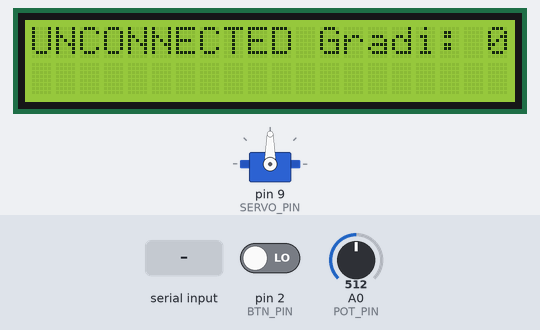
The program below on a simulated Arduino Uno, built with avr-gcc and run on an emulated ATmega328P. On the bench: 20×2 character LCD, servo. The test bench sets the inputs (shaded band); at power-on: A0 (POT_PIN) = 512, pin 2 (BTN_PIN) LOW. What the program prints to the serial monitor is not drawn.

Above: at 1.2 s.
1.3 s: "MANUAL;1\n" received over Serial
At 2.1 s:
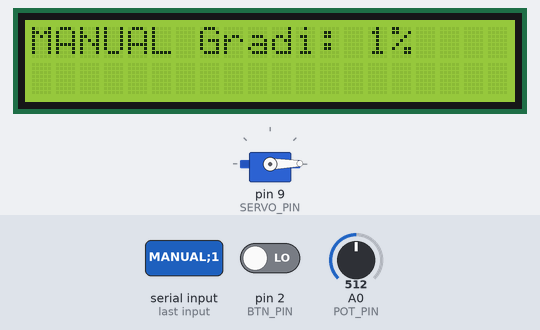
4.1 s: "AUTOMATIC;150\n" received over Serial
At 4.56 s:
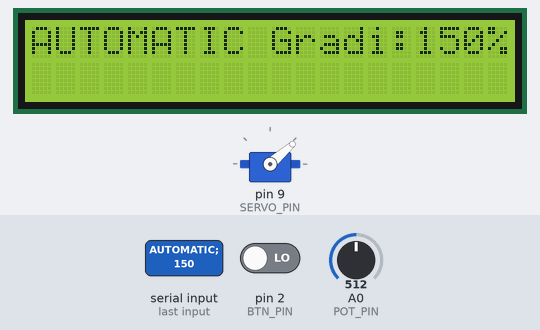
6.2 s: "UNCONNECTED;1\n" received over Serial
At 7.6 s:
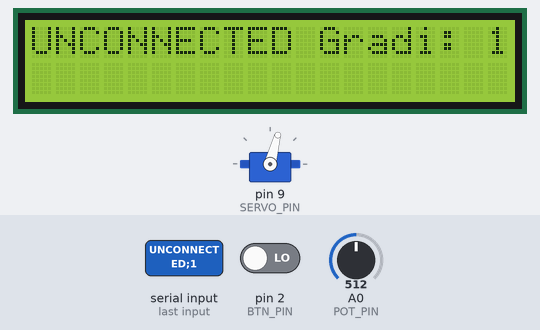
8.0 s: "MANUAL;150\n" received over Serial
At 8.56 s:
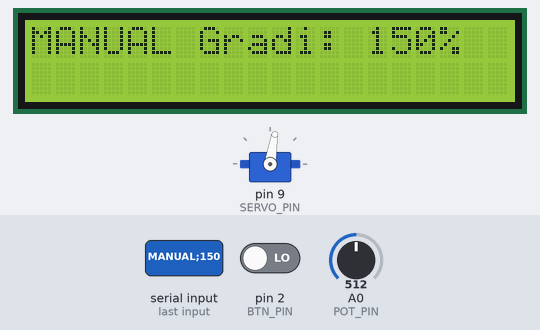
10.2 s: A0 (POT_PIN) set to 306
At 11.31 s:
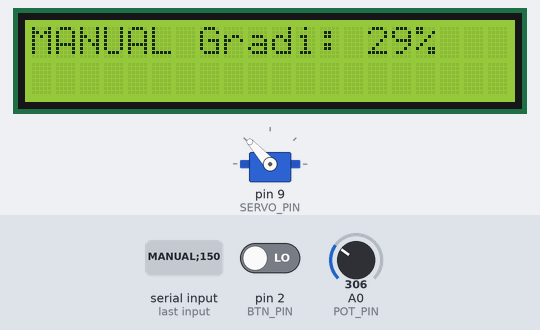
12.1 s: A0 (POT_PIN) set to 900
At 13.31 s:
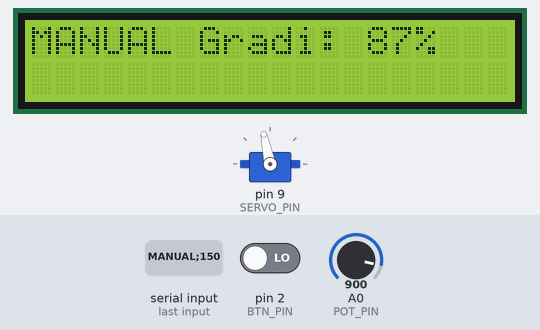
Timing chart, 0 to 16.1 s (numbered marks = the images above; inputs shaded):
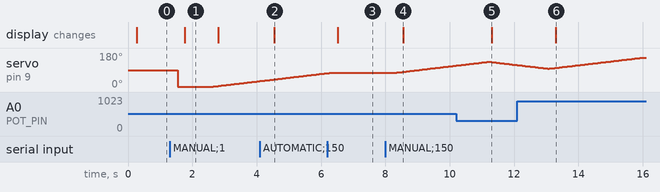

Measured:
- after the input at 1.3 s, the display: changes after 0.47 s (image 1)
- after the input at 4.1 s, the display: changes after 0.45 s (image 2)
- after the input at 6.2 s, servo on pin 9 (SERVO_PIN): goes on until 6.3 s, then stays 75°; the display: changes after 0.32 s (image 3)
- after the input at 8.0 s, servo on pin 9 (SERVO_PIN): moves from 75° to 113° over 1.8 s, starting after 0.30 s; the display: changes after 0.55 s (image 4)
- after the input at 10.2 s, the display: changes after 1.1 s (image 5)
- after the input at 12.1 s, the display: changes after 1.2 s (image 6)
- what the display in image 1 shows lasts 1.0 s, from 1.8 s to 2.8 s

The program:

main.cpp
```cpp
#include <Arduino.h>
#include "kernel/config.h"
#include "kernel/Scheduler.h"

#include "model/HWPlatform.h"
#include "model/Context.h"

#include "task/ChangeModeButtonTask.h"
#include "task/PotentiometerTask.h"
#include "task/LCDTask.h"
#include "task/MsgManagerTask.h"
#include "task/DoorTask.h"

Scheduler sched;
HWPlatform* hWPlatform;
Context context;

int degrees;
// put function declarations here:
int myFunction(int, int);

void setup() {
  // put your setup code here, to run once:
  sched.init(PERIOD);

  hWPlatform = new HWPlatform();
  hWPlatform->init();

  Task* changeModeButtonTask = new ChangeModeButtonTask(context, hWPlatform->getChangeModeButton());
  changeModeButtonTask->init(BUTTON_TASK_PERIOD);

  Task* potentiometerTask = new PotentiometerTask(context, hWPlatform->getPot(), degrees);
  potentiometerTask->init(POTENTIOMETER_TASK_PERIOD);

  Task* lcdTask = new LCDTask(hWPlatform->getLcd(), context, degrees);
  lcdTask->init(LCD_TASK_PERIOD);

  Task* msgManagerTask = new MsgManagerTask(context, degrees);
  msgManagerTask->init(MSG_MANAGER_TASK_PERIOD);

  Task* doorTask = new DoorTask(context, hWPlatform->getServo(), degrees);
  doorTask->init(DOOR_TASK_PERIOD);

  sched.addTask(changeModeButtonTask);
  sched.addTask(potentiometerTask);
  sched.addTask(lcdTask);
  sched.addTask(doorTask);
  sched.addTask(msgManagerTask);
}


void loop() {
  // put your main code here, to run repeatedly:
  sched.schedule();
}

// put function definitions here:
int myFunction(int x, int y) {
  return x + y;
}
```

button.h
```cpp
#ifndef __BUTTON__
#define __BUTTON__
class Button
{
public:
  virtual bool wasPressed() = 0;
  virtual void update() = 0;
  virtual void resetPressed() = 0;
};


#endif
```

buttonImpl.cpp
```cpp
#include "ButtonImpl.h"
#include "Arduino.h"
#include "kernel/config.h"

ButtonImpl::ButtonImpl(int pin)
 : pin(pin), lastPressTimestamp(0), currentState(false), lastState(false), pressed(false)
{
  pinMode(pin, INPUT);
  this->currentState = digitalRead(pin);
  this->lastState = this->currentState;
}

void ButtonImpl::update()
{
  bool reading = digitalRead(this->pin);
  unsigned long currentTime = millis();

  if (reading != this->lastState) {
    if ((currentTime - this->lastPressTimestamp) > DEBOUNCE_DELAY) {
      this->lastPressTimestamp = currentTime;
      if (reading == LOW) { // Using LOW because of pull-up resistor
        this->pressed = true;
      }
    }
  }

  this->lastState = reading;
}

bool ButtonImpl::wasPressed()
{
  if (this->pressed) {
    this->pressed = false;
    return true;
  }
  return false;
}

void ButtonImpl::resetPressed()
{
  this->pressed = false;
}
```

buttonImpl.h
```cpp
#ifndef __BUTTONIMPL__
#define __BUTTONIMPL__

#include "Button.h"

class ButtonImpl : public Button
{

public:
  ButtonImpl(int pin);
  bool wasPressed();
  void update();
  void resetPressed();

private:
  int pin;
  unsigned long lastPressTimestamp;
  bool currentState;
  bool lastState;
  bool pressed;
};


#endif
```

Pot.cpp
```cpp
#include "Pot.h"
#include "Arduino.h"

Potentiometer::Potentiometer(int pin){
    this->pin = pin;
}

void Potentiometer::sync(){
    value = analogRead(pin);
    updateSyncTime(millis());
}

float Potentiometer::getValue(){
    return value / 1023.0;
}

void Potentiometer::updateSyncTime(long time){
	lastTimeSync = time;
}

long Potentiometer::getLastSyncTime(){
	return lastTimeSync;
}
```

Pot.h
```cpp
#ifndef __POT__
#define __POT__

class Potentiometer {

public:
    Potentiometer(int pin);

    float getValue();

    virtual void sync();
    long getLastSyncTime();

protected:
    void updateSyncTime(long time);

private:
    long lastTimeSync;
    int pin;
    float value;
};

#endif
```

servoMotor.h
```cpp
#ifndef __SERVO_MOTOR__
#define __SERVO_MOTOR__

class ServoMotor{

public:
    virtual void on() = 0;
    virtual bool isOn() = 0;
    virtual void setPosition(int angle) = 0;
    virtual void off() = 0;
};

#endif
```

servoMotorImpl.cpp
```cpp
#include "ServoMotorImpl.h"
#include "Arduino.h"

ServoMotorImpl::ServoMotorImpl(int pin){
    this->pin = pin;
    _on = false;
}

void ServoMotorImpl::on(){
    _on = true;
    motor.attach(pin);
}

bool ServoMotorImpl::isOn(){
    return _on;
}

void ServoMotorImpl::setPosition(int angle){
    if(angle > 180) {
        angle = 180;
    } else if (angle < 0) {
        angle = 0;
    }

    float coeff = (2400.0-544.0)/180;
    motor.write(544 + angle*coeff);
}

void ServoMotorImpl::off(){
    _on = false;
    motor.detach();
}
```

servoMotorImpl.h
```cpp
#ifndef __SERVO_MOTOR_IMPL__
#define __SERVO_MOTOR_IMPL__

#include "ServoMotor.h"
#include <arduino.h>
#include "ServoTimer2.h"

class ServoMotorImpl: public ServoMotor {

public:
  ServoMotorImpl(int pin);

  void on();
  bool isOn();
  void setPosition(int angle);
  void off();

private:
  int pin;
  bool _on;
  ServoTimer2 motor;
};

#endif
```

msgService.cpp
```cpp
#include "Arduino.h"
#include "config.h"
#include "MsgService.h"

void serialEvent();

String content;
MsgServiceClass MsgService;

bool MsgServiceClass::isMsgAvailable(){
    serialEvent();
    return msgAvailable;
}

Msg* MsgServiceClass::receiveMsg(){
    msgAvailable = false;
    return currentMsg;
}

void MsgServiceClass::init(){
    Serial.begin(115200);
    content.reserve(256);
    currentMsg = new Msg("");
    resetMsg();
}

void MsgServiceClass::resetMsg(){
    msgAvailable = false;
}

void MsgServiceClass::sendMsg(const String& msg){
    Serial.println(msg);
}

void serialEvent() {
    while (Serial.available()) {
        char ch = (char) Serial.read();
        if (ch == '\n'){
            MsgService.currentMsg = new Msg(content); // Usa l'oggetto esistente
            MsgService.msgAvailable = true;
            content = ""; // SVUOTA SUBITO IL BUFFER PER IL PROSSIMO MESSAGGIO
        } else if (ch != '\r'){ // Ignora il ritorno a capo di Windows
            content += ch;
        }
    }
}

bool MsgServiceClass::isMsgAvailable(Pattern& pattern){
    return (msgAvailable && pattern.match(*currentMsg));
}

Msg* MsgServiceClass::receiveMsg(Pattern& pattern){
    if (msgAvailable && pattern.match(*currentMsg)){
        Msg* msg = currentMsg;
        resetMsg();
        return msg;
    } else {
        return NULL;
    }
}
```

msgService.h
```cpp
#ifndef __MSGSERVICE__
#define __MSGSERVICE__

#include "Arduino.h"

class Msg {
    String content;

public:
    Msg(String content){
        this->content = content;
    }

    String getContent(){
        return content;
    }

    void setContent(String content){
        this->content = content;
    }
};

class Pattern {
public:
    virtual boolean match(const Msg& m) = 0;
};

class MsgServiceClass {

public:
    Msg* currentMsg;
    bool msgAvailable;

    void init();

    void resetMsg();

    bool isMsgAvailable();
    Msg* receiveMsg();

    bool isMsgAvailable(Pattern& pattern);

    /* note: message deallocation is responsibility of the client */
    Msg* receiveMsg(Pattern& pattern);

    void sendMsg(const String& msg);
};

extern MsgServiceClass MsgService;

#endif
```

scheduler.cpp
```cpp
#include "Scheduler.h"
#include <TimerOne.h>

volatile bool timerFlag;

void timerHandler(void){
  timerFlag = true;
}

void Scheduler::init(int basePeriod){
  this->basePeriod = basePeriod;
  timerFlag = false;
  long period = 1000l*basePeriod;
  Timer1.initialize(period);
  Timer1.attachInterrupt(timerHandler);
  nTasks = 0;
}

bool Scheduler::addTask(Task* task){
  if (nTasks < MAX_TASKS-1){
    taskList[nTasks] = task;
    nTasks++;
    return true;
  } else {
    return false;
  }
}

void Scheduler::schedule(){
  while (!timerFlag){}
  timerFlag = false;

  for (int i = 0; i < nTasks; i++){
    if (taskList[i]->updateAndCheckTime(basePeriod)){ //è il momento giusto per farla
      taskList[i]->tick();
    }

  }
}
```

scheduler.h
```cpp
#ifndef __SCHEDULER__
#define __SCHEDULER__

#include "Task.h"

#define MAX_TASKS 50

class Scheduler {

  int basePeriod;
  int nTasks;
  Task* taskList[MAX_TASKS];

public:
  void init(int basePeriod);
  virtual bool addTask(Task* task);
  virtual void schedule();
};

#endif
```

task.h
```cpp
#ifndef __TASK__
#define __TASK__

class Task {

public:
  Task(){
    active = false;
  }

  /* periodic */
  virtual void init(int period){
    myPeriod = period;
    periodic = true;
    active = true;
    timeElapsed = 0;
  }

  /* aperiodic */
  virtual void init(){
    timeElapsed = 0;
    periodic = false;
    active = true;
    completed = false;
  }

  virtual void tick() = 0;

  bool updateAndCheckTime(int basePeriod){
    timeElapsed += basePeriod;
    if (timeElapsed >= myPeriod){
      timeElapsed = 0;
      return true;
    } else {
      return false;
    }
  }

  void setCompleted(){
    completed = true;
    active = false;
  }

  bool isCompleted(){
    return completed;
  }

  bool isPeriodic(){
    return periodic;
  }

  bool isActive(){
    return active;
  }

  int getPeriod(){
    return myPeriod;
  }

  virtual void setActive(bool active){
    timeElapsed = 0;
    this->active = active;
  }

private:

  int myPeriod;
  int timeElapsed;
  bool active;
  bool periodic;
  bool completed;

};

#endif
```

HWPlatform.cpp
```cpp
#include <Arduino.h>
#include "HWPlatform.h"
#include "devices/button/ButtonImpl.h"
#include "devices/servoMotor/ServoMotorImpl.h"

void wakeUp(){}

HWPlatform::HWPlatform(){
  changeModeButton = new ButtonImpl(BTN_PIN);
  pot = new Potentiometer(POT_PIN);
  servo = new ServoMotorImpl(SERVO_PIN);

  lcd = new LiquidCrystal_I2C(LCD_ADRR, LCD_COLS, LCD_ROWS);
  lcd->init();
  lcd->backlight();
}

void HWPlatform::init(){}

Button* HWPlatform::getChangeModeButton(){
  return changeModeButton;
}

Potentiometer* HWPlatform::getPot(){
  return pot;
}

ServoMotor* HWPlatform::getServo(){
  return servo;
}

LiquidCrystal_I2C* HWPlatform::getLcd(){
  return lcd;
}
```

HWPlatform.h
```cpp
#ifndef __HW_PLATFORM__
#define __HW_PLATFORM__

#include "LiquidCrystal_I2C.h"
#include "kernel/config.h"
#include "devices/button/Button.h"
#include "devices/servoMotor/ServoMotor.h"
#include "devices/potentiometer/Pot.h"

class HWPlatform {

public:
  HWPlatform();
  void init();

  Button* getChangeModeButton();
  Potentiometer* getPot();
  ServoMotor* getServo();
  LiquidCrystal_I2C* getLcd();


private:
  Button* changeModeButton;
  Potentiometer* pot;
  ServoMotor* servo;
  LiquidCrystal_I2C* lcd;
};

#endif
```

context.cpp
```cpp
#include "Context.h"
#include "kernel/config.h"

Context::Context(){
    this->state = State::UNCONNECTED;
}

void Context::setState(State s){
    state = s;
}

State Context::getState(){
    return state;
}

void Context::reset(){
    state = State::AUTOMATIC;
}
```

context.h
```cpp
#ifndef __CONTEXT__
#define __CONTEXT__

#include "kernel/config.h"

class Context {

public:
    Context();

    void setState(State state);
    State getState();
    void reset();

private:
    State state;
};

#endif
```

ChangeModeButtonTask.cpp
```cpp
#include "task/ChangeModeButtonTask.h"


ChangeModeButtonTask::ChangeModeButtonTask(Context& context, Button* button):
    context(context), button(button){

}

void ChangeModeButtonTask::tick() {
    button->update();
    if(button->wasPressed()){
        if(context.getState() == State::AUTOMATIC){
            context.setState(State::MANUAL);
        } else if(context.getState() == State::MANUAL){
            context.setState(State::AUTOMATIC);
        }
    }
}
```

ChangeModeButtonTask.h
```cpp
#ifndef __BUTTON_TASK__
#define __BUTTON_TASK__

#include "kernel/Task.h"
#include "devices/button/ButtonImpl.h"
#include "model/Context.h"

class ChangeModeButtonTask: public Task {
    public:
        ChangeModeButtonTask(Context& context, Button* button);
        void tick();

    private:
        Context& context;
        Button* button;
};

#endif
```

DoorTask.cpp
```cpp
#include "task/DoorTask.h"

DoorTask::DoorTask(Context& context, ServoMotor* motor, int& gradi):
context(context), motor(motor), gradi(gradi){
    currentAngle = 0;
}

void DoorTask::init(int period) {
    Task::init(period);
    motor->on();
}

void DoorTask::tick(){
    State s = context.getState();
    int target;

    if (s == State::UNCONNECTED) {
        motor->off();
        return;
    }

    if (!motor->isOn()) {
        motor->on();
    }

    if (s == State::MANUAL || s == State::AUTOMATIC) {
        target = (int)(180 * ((float)gradi / 100));
    } else {
        target = 0;
    }

    if (currentAngle < target) currentAngle++;
    else if (currentAngle > target) currentAngle--;

    motor->setPosition(currentAngle);

}
```

DoorTask.h
```cpp
#ifndef __DOOR_TASK__
#define __DOOR_TASK__

#include "kernel/Task.h"
#include "model/Context.h"
#include "devices/servoMotor/ServoMotor.h"

class DoorTask : public Task{
public:
    DoorTask(Context& context, ServoMotor* motor, int& gradi);
    void init(int period);
    void tick() override;

private:
    Context& context;
    ServoMotor* motor;
    int& gradi;

    int currentAngle;
};

#endif
```

MsgManagerTask.cpp
```cpp
#include "task/MsgManagerTask.h"
#include "kernel/config.h"

MsgManagerTask::MsgManagerTask(Context& context, int& gradi):
    context(context), gradi(gradi){
    lastState = State::UNCONNECTED;
    lastDegrees = 0;
}

void MsgManagerTask::init(int period){
    Task::init(period);
    MsgService.init();
}

void MsgManagerTask::tick(){
    send();
    receive();
}

void MsgManagerTask::receive(){
    if(MsgService.isMsgAvailable()){
        Msg* m = MsgService.receiveMsg();
        if (m == NULL) return;

        String msg = m->getContent();

        if(msg.length() > 0){
            int sep = msg.indexOf(';');

            if (sep == -1) {
                Serial.println("Messaggio non valido: " + msg);
                return;
            }

            String stateToken = msg.substring(0, sep);
            String degreesToken = msg.substring(sep + 1);

            State newState = transformMsgToState(stateToken);
            context.setState(newState);

            int val = degreesToken.toInt();
            if (val >= 0){
                gradi = val;
            }
        }

        delete m;
    }
}

void MsgManagerTask::send() {
    String msg = "";
    bool stateChanged = (lastState != context.getState());
    bool degreesChanged = (lastDegrees != gradi);

    if (stateChanged || degreesChanged) {

        // Stato sempre presente
        msg += transformStateToSring(context.getState()) + ";" + String(gradi);

        // Aggiorno i valori "last"
        lastState = context.getState();
        lastDegrees = gradi;
    }

    if (msg.length() > 0) {
        MsgService.sendMsg(msg);
    }
}

State MsgManagerTask::transformMsgToState(String msg){
    if (msg.equals("MANUAL")) {
        return State::MANUAL;
    } else if (msg.equals("AUTOMATIC")) {
        return State::AUTOMATIC;
    } else if (msg.equals("UNCONNECTED")) {
        return State::UNCONNECTED;
    }
    return State::UNCONNECTED; //msg not valid
}

String MsgManagerTask::transformStateToSring(State state){
    switch (state)
    {
        case State::MANUAL:
            return "MANUAL";
            break;

        case State::AUTOMATIC:
            return "AUTOMATIC";
            break;

        case State::UNCONNECTED:
            return "UNCONNECTED";
            break;
    }

    return "UNCONNECTED";
}
```

MsgManagerTask.h
```cpp
#ifndef __MESSAGE_TASK__
#define __MESSAGE_TASK__

#include "kernel\Task.h"
#include "kernel\MsgService.h"
#include "model\Context.h"


class MsgManagerTask: public Task{

public:
    MsgManagerTask(Context& context, int& gradi);
    void init(int period) override;
    void tick();

private:
    void receive();
    void send();
    State transformMsgToState(String msg);
    String transformStateToSring(State state);
    Context& context;
    int& gradi;
    int lastDegrees;
    State lastState;
};

#endif
```

PotentiometerTask.cpp
```cpp
#include "task/PotentiometerTask.h"

PotentiometerTask::PotentiometerTask(Context& context, Potentiometer* pot, int& degrees):
    context(context), pot(pot), gradi(degrees){
    lastDegrees = 0;
    stableDegrees = 0;
    lastChangeTime = 0;
}

void PotentiometerTask::tick(){
    if(context.getState() == State::MANUAL){
        pot->sync();
        int currentReadDegrees = (int)(pot->getValue() * 100);

        unsigned long now = millis();

        if(abs(currentReadDegrees - lastDegrees) >= TOLLERANCE) {
            lastDegrees = currentReadDegrees;
            lastChangeTime = now;
        }

        //the pot change value only if is stable for 1 second
        if (abs(lastDegrees - stableDegrees) >= TOLLERANCE &&
            (now - lastChangeTime) > STABLE_TIME) {

            stableDegrees = lastDegrees;
            gradi = stableDegrees;
        }
    }
}
```

PotentiometerTask.h
```cpp
#ifndef __POTENTIOMETER_TASK__
#define __POTENTIOMETER_TASK__

#include "kernel/Task.h"
#include "devices/potentiometer/Pot.h"
#include "model/Context.h"

class PotentiometerTask: public Task {
    public:
        PotentiometerTask(Context& context, Potentiometer* pot, int& degrees);
        void tick();

    private:
        Context& context;
        Potentiometer* pot;

        int& gradi;
        int lastDegrees;
        int stableDegrees;
        unsigned long lastChangeTime;

        const int TOLLERANCE = 5;
        const int STABLE_TIME = 1000;
};

#endif
```

config.h
```cpp
#ifndef __CONFIG__
#define __CONFIG__

#include <Arduino.h>

// PIN

#define BTN_PIN 2
#define SERVO_PIN 9
#define POT_PIN A0


// PERIOD

#define PERIOD 50
#define BUTTON_TASK_PERIOD 100
#define POTENTIOMETER_TASK_PERIOD 50
#define LCD_TASK_PERIOD 250
#define MSG_MANAGER_TASK_PERIOD 250
#define DOOR_TASK_PERIOD 50


// LCD

#define LCD_ADRR 0x27
#define LCD_COLS 20
#define LCD_ROWS 2


// BUTTON

#define DEBOUNCE_DELAY 250UL    // ms


// STATE

enum class State {
    AUTOMATIC,
    MANUAL,
    UNCONNECTED
};

#endif
```

LCDTask.cpp
```cpp
#include "LCDTask.h"
#include "kernel/config.h"

LCDTask::LCDTask(LiquidCrystal_I2C* lcd, Context& context, int& gradi):
    lcd(lcd), context(context), gradi(gradi){
        lastdegrees = 0;
        lastState = State::AUTOMATIC;
}

void LCDTask::tick(){
    State currentState = context.getState();
    if(currentState != lastState || gradi != lastdegrees){
        switch(currentState){
            case State::AUTOMATIC:
                printString("AUTOMATIC Gradi:" + String(gradi) + "%");
                break;
            case State::MANUAL:
                printString("MANUAL Gradi: " + String(gradi) + "%");
                break;
            case State::UNCONNECTED:
                printString("UNCONNECTED Gradi: " + String(gradi) + "%");
                break;
        }
        lastdegrees = gradi;
        lastState = currentState;
    }
}

void LCDTask::printString(String s){
    lcd->clear();
    lcd->setCursor(0, 0);
    lcd->print(s);
}
```

Source omitted: LCDTask.h (467 bytes)
